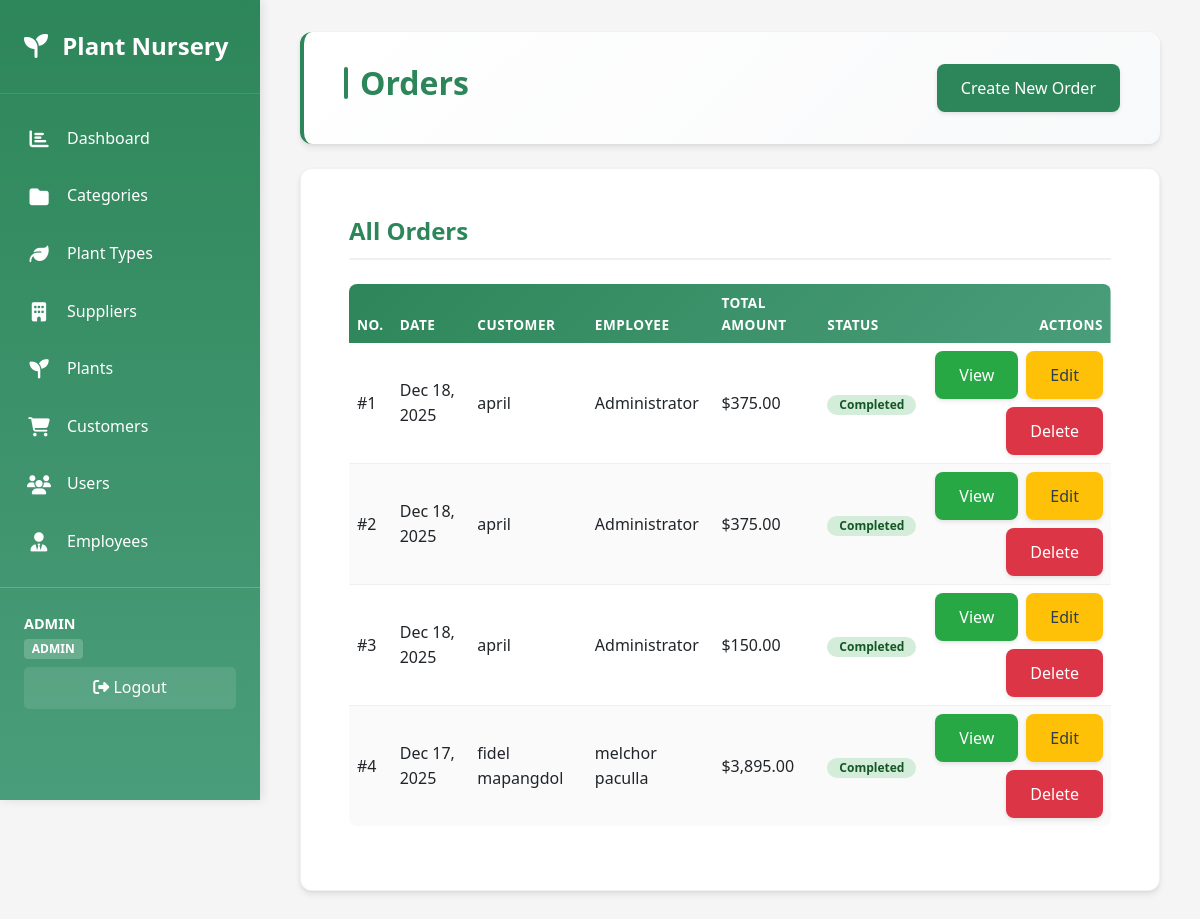
The page /order/orderpage.php (signed in) on the database its author committed.
### tables this page shows
CREATE TABLE `order`  (
  `OrderID` int NOT NULL AUTO_INCREMENT,
  `CustomerID` int NULL DEFAULT NULL,
  `EmployeeID` int NULL DEFAULT NULL,
  `OrderDate` date NOT NULL,
  `TotalAmount` decimal(10, 2) NOT NULL DEFAULT 0.00,
  `Status` varchar(50) NULL DEFAULT 'Pending',
  `IsSuccessful` tinyint(1) NULL DEFAULT 0,
  PRIMARY KEY (`OrderID`) USING BTREE,
  INDEX `idx_customer`(`CustomerID` ASC) USING BTREE,
  INDEX `idx_employee`(`EmployeeID` ASC) USING BTREE,
  INDEX `idx_order_date`(`OrderDate` ASC) USING BTREE,
  INDEX `idx_status`(`Status` ASC) USING BTREE,
  CONSTRAINT `order_ibfk_1` FOREIGN KEY (`CustomerID`) REFERENCES `customer` (`CustomerID`) ON DELETE SET NULL ON UPDATE CASCADE,
  CONSTRAINT `order_ibfk_2` FOREIGN KEY (`EmployeeID`) REFERENCES `employee` (`EmployeeID`) ON DELETE SET NULL ON UPDATE CASCADE
);

CREATE TABLE `customer`  (
  `CustomerID` int NOT NULL AUTO_INCREMENT,
  `Name` varchar(100) NOT NULL,
  `Email` varchar(100) NULL DEFAULT NULL,
  `Phone` varchar(20) NULL DEFAULT NULL,
  `Address` varchar(255) NULL DEFAULT NULL,
  PRIMARY KEY (`CustomerID`) USING BTREE,
  INDEX `idx_name`(`Name` ASC) USING BTREE,
  INDEX `idx_email`(`Email` ASC) USING BTREE
);

CREATE TABLE `employee`  (
  `EmployeeID` int NOT NULL AUTO_INCREMENT,
  `Name` varchar(100) NOT NULL,
  `Role` varchar(50) NULL DEFAULT NULL,
  `Email` varchar(100) NULL DEFAULT NULL,
  `Phone` varchar(20) NULL DEFAULT NULL,
  PRIMARY KEY (`EmployeeID`) USING BTREE,
  INDEX `idx_name`(`Name` ASC) USING BTREE,
  INDEX `idx_email`(`Email` ASC) USING BTREE
);

### order/orderpage.php (the view, shortened to what this page needs)
<?php
require_once '../config/database.php';
$result = mysqli_query($conn, "
    SELECT o.*, c.Name as CustomerName, e.Name as EmployeeName
    FROM `order` o
    LEFT JOIN customer c ON o.CustomerID = c.CustomerID
    LEFT JOIN employee e ON o.EmployeeID = e.EmployeeID
    ORDER BY o.OrderDate DESC
");
$orders = mysqli_fetch_all($result, MYSQLI_ASSOC);
include '../includes/header.php';
?>
<div class="page-header mb-4">
    <h2>Orders</h2>
    <a href="create.php" class="btn btn-primary">Create New Order</a>
</div>
<div class="card">
    <div class="card-body">
        <h3 class="card-title mb-4" style="color: var(--primary-color);">All Orders</h3>
        <?php if (count($orders) > 0): ?>
            <div class="table-responsive">
                <table class="table table-hover">
                    <thead>
                        <tr>
                            <th>No.</th>
                            <th>Date</th>
                            <th>Customer</th>
                            <th>Employee</th>
                            <th>Total Amount</th>
                            <th>Status</th>
                            <th class="text-end">Actions</th>
                        </tr>
                    </thead>
                    <tbody>
                        <?php
                        $counter = 1;
                        foreach ($orders as $order): ?>
                            <tr>
                                <td>#<?php echo $counter; ?></td>
                                <td><?php echo date('M d, Y', strtotime($order['OrderDate'])); ?></td>
                                <td><?php echo htmlspecialchars($order['CustomerName'] ?? 'N/A'); ?></td>
                                <td><?php echo htmlspecialchars($order['EmployeeName'] ?? 'N/A'); ?></td>
                                <td>$<?php echo number_format($order['TotalAmount'], 2); ?></td>
                                <td>
                                    <span class="badge" style="padding: 0.25rem 0.75rem; border-radius: 20px; background-color:
                                        <?php
                                        echo $order['Status'] === 'Completed' ? '#d4edda' :
                                            ($order['Status'] === 'Pending' ? '#fff3cd' : '#f8d7da');
                                        ?>; color:
                                        <?php
                                        echo $order['Status'] === 'Completed' ? '#155724' :
                                            ($order['Status'] === 'Pending' ? '#856404' : '#721c24');
                                        ?>;">
                                        <?php echo htmlspecialchars($order['Status']); ?>
                                    </span>
                                </td>
                                <td class="text-end">
                                    <div class="d-flex gap-2 flex-wrap justify-content-end">
                                        <a href="view.php?id=<?php echo $order['OrderID']; ?>" class="btn btn-success btn-sm">View</a>
                                        <a href="edit.php?id=<?php echo $order['OrderID']; ?>" class="btn btn-warning btn-sm">Edit</a>
                                        <a href="delete.php?id=<?php echo $order['OrderID']; ?>" class="btn btn-danger btn-sm" onclick="return confirm('Are you sure?')">Delete</a>
                                    </div>
                                </td>
                            </tr>
                        <?php
                        $counter++;
                        endforeach; ?>
                    </tbody>
                </table>
            </div>
        <?php else: ?>
            <div class="text-center py-5">
                <p class="text-muted mb-0">No orders found. <a href="create.php">Create one now</a></p>
            </div>
        <?php endif; ?>
    </div>
</div>
<?php include '../includes/footer.php'; ?>

### assets/css/style.css (style rules this page uses)
* { margin: 0; padding: 0; box-sizing: border-box; }
:root { --primary-color: #2d8659; --secondary-color: #4a9d7a; --accent-color: #6bb896; --danger-color: #dc3545; --warning-color: #ffc107; --success-color: #28a745; --dark-color: #2c3e50; --light-color: #f8f9fa; --border-color: #dee2e6; --text-color: #333; --text-light: #666; }
body { font-family: 'Segoe UI', Tahoma, Geneva, Verdana, sans-serif; background-color: #f5f5f5; color: var(--text-color); line-height: 1.6; display: flex; min-height: 100vh; }
.page-header { background: linear-gradient(135deg, #ffffff 0%, #f8f9fa 100%); padding: 2rem 2.5rem; border-radius: 12px; box-shadow: 0 4px 6px rgba(0,0,0,0.07), 0 1px 3px rgba(0,0,0,0.06); margin-bottom: 2rem; display: flex; justify-content: space-between; align-items: flex-start; border-left: 4px solid var(--primary-color); flex-wrap: wrap; gap: 1rem; }
.page-header h2 { color: var(--primary-color); font-size: 2rem; font-weight: 700; margin: 0; display: flex; align-items: center; gap: 0.75rem; }
.page-header h2::before { content: ''; width: 4px; height: 2rem; background: var(--primary-color); border-radius: 2px; }
.btn { display: inline-block; padding: 0.75rem 1.5rem; border: none; border-radius: 8px; text-decoration: none; font-weight: 500; cursor: pointer; transition: all 0.3s ease; font-size: 1rem; box-shadow: 0 2px 4px rgba(0,0,0,0.1); position: relative; overflow: hidden; }
.btn::before { content: ''; position: absolute; top: 50%; left: 50%; width: 0; height: 0; border-radius: 50%; background: rgba(255,255,255,0.3); transform: translate(-50%, -50%); transition: width 0.6s, height 0.6s; }
.btn-primary { background-color: var(--primary-color); color: white; }
.btn-success { background-color: var(--success-color); color: white; }
.btn-danger { background-color: var(--danger-color); color: white; }
.btn-warning { background-color: var(--warning-color); color: var(--dark-color); }
.card { background: white; border-radius: 12px; box-shadow: 0 4px 6px rgba(0,0,0,0.07), 0 1px 3px rgba(0,0,0,0.06); padding: 2rem; margin-bottom: 2rem; transition: box-shadow 0.3s ease, transform 0.2s ease; border: 1px solid rgba(0,0,0,0.05); }
.card h3 { color: var(--primary-color); margin-top: 0; margin-bottom: 1.5rem; font-size: 1.5rem; font-weight: 600; border-bottom: 2px solid #f0f0f0; padding-bottom: 0.75rem; }
table { width: 100%; border-collapse: separate; border-spacing: 0; background: white; border-radius: 8px; overflow: hidden; }
table thead { background: linear-gradient(135deg, var(--primary-color), var(--secondary-color)); color: white; }
table thead th { padding: 1.25rem 1rem; text-align: left; font-weight: 600; text-transform: uppercase; font-size: 0.85rem; letter-spacing: 0.5px; border: none; }
table tbody tr { transition: background-color 0.2s ease; }
table tbody td { padding: 1.25rem 1rem; text-align: left; border-bottom: 1px solid #f0f0f0; vertical-align: middle; }
table tbody tr:last-child td { border-bottom: none; }
table tbody tr:nth-child(even) { background-color: #fafafa; }
.gap-2 { gap: 0.5rem !important; }

### rows shown on the page
order: OrderDate "Dec 18, 2025", CustomerID.Name "april", EmployeeID.Name "Administrator", TotalAmount "375.00", Status "Completed"
order: OrderDate "Dec 18, 2025", CustomerID.Name "april", EmployeeID.Name "Administrator", TotalAmount "375.00", Status "Completed"
order: OrderDate "Dec 18, 2025", CustomerID.Name "april", EmployeeID.Name "Administrator", TotalAmount "150.00", Status "Completed"
order: OrderDate "Dec 17, 2025", CustomerID.Name "fidel mapangdol", EmployeeID.Name "melchor paculla", TotalAmount "3,895.00", Status "Completed"

### other values the page prints
$_SESSION['username'] "ADMIN"
$_SESSION['role'] "ADMIN"
